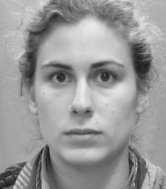
#> input picture faces/img01.png, 166 x 189 px; its folder holds 3 pictures in this run
$ python face_classification.py
#> lines starting #> are read from the running program, lines starting #| are printed output that depends on the picture
from PIL import Image
import numpy as np
import os
from functools import reduce
from image_util import distance_squared


FACES_DIR = "faces"
UNCLASSIFIED_DIR = "unclassified"

img_vecs = np.array(list(map(lambda path: np.asarray(Image.open(f'{FACES_DIR}/{path}')).flatten().astype('float'), sorted(os.listdir(FACES_DIR)))))
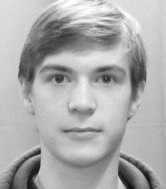
#> input picture faces/img02.png, 166 x 189 px
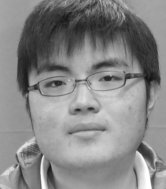
#> input picture faces/img14.png, 166 x 189 px

centroid = reduce(lambda a, b: a + b, img_vecs) / len(img_vecs)

centered_img_vecs = np.array(list(map(lambda img_vec: (img_vec - centroid), img_vecs)))

eigenfaces = np.linalg.svd(centered_img_vecs, full_matrices=False)[2][:10]

#> (the run stopped early here; a loop or call above may not have finished)
